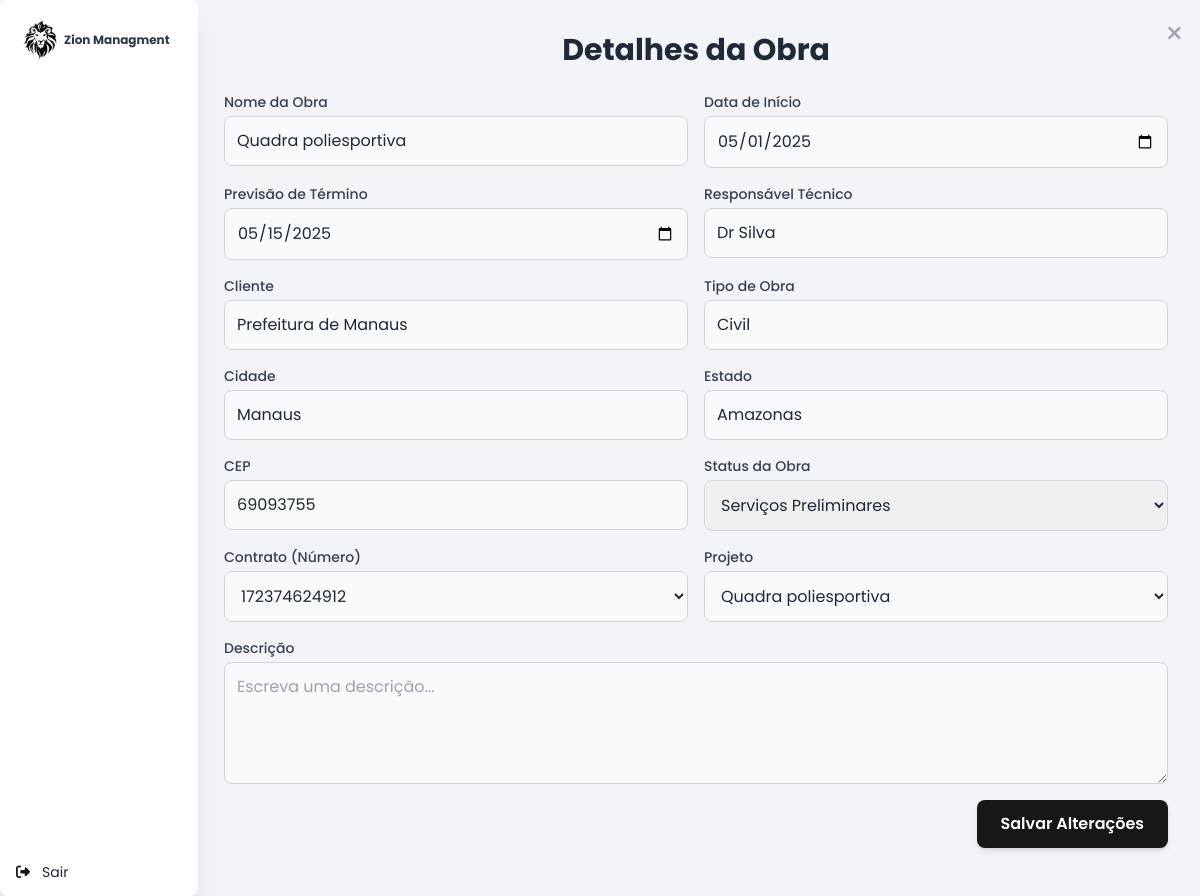
/Obras/detalhes.php?obra_id=10 (signed in), run on the app's committed database.
### tables this page shows
CREATE TABLE `obras` (
  `id` int(11) NOT NULL,
  `nome` varchar(255) NOT NULL,
  `descricao` text DEFAULT NULL,
  `tipo_obra` varchar(100) DEFAULT NULL,
  `data_inicio` date DEFAULT NULL,
  `data_previsao_fim` date DEFAULT NULL,
  `data_fim` date DEFAULT NULL,
  `custo_real` decimal(15,2) DEFAULT NULL,
  `endereco` varchar(255) DEFAULT NULL,
  `status_id` int(11) DEFAULT NULL,
  `cidade` varchar(100) DEFAULT NULL,
  `estado` varchar(100) DEFAULT NULL,
  `cep` varchar(20) DEFAULT NULL,
  `latitude` decimal(10,8) DEFAULT NULL,
  `longitude` decimal(11,8) DEFAULT NULL,
  `cliente` varchar(255) DEFAULT NULL,
  `responsavel_tecnico` varchar(255) DEFAULT NULL,
  `empresa_id` int(11) DEFAULT NULL,
  `contrato_id` int(11) DEFAULT NULL,
  `projeto_id` int(11) DEFAULT NULL,
  `criado_em` timestamp NOT NULL DEFAULT current_timestamp()
);

CREATE TABLE `contratos` (
  `id` int(11) NOT NULL,
  `numero_contrato` varchar(100) DEFAULT NULL,
  `numero_empenho` varchar(100) DEFAULT NULL,
  `cnpj_cliente` varchar(20) DEFAULT NULL,
  `nome_cliente` varchar(255) DEFAULT NULL,
  `endereco_cliente` text DEFAULT NULL,
  `telefone_cliente` varchar(20) DEFAULT NULL,
  `email_cliente` varchar(255) DEFAULT NULL,
  `valor_mensal` decimal(15,2) DEFAULT NULL,
  `valor_anual` decimal(15,2) DEFAULT NULL,
  `observacoes` text DEFAULT NULL,
  `empresa_id` int(11) DEFAULT NULL,
  `criado_em` timestamp NOT NULL DEFAULT current_timestamp()
);

CREATE TABLE `projetos` (
  `id` int(11) NOT NULL,
  `nome` varchar(255) NOT NULL,
  `descricao` text DEFAULT NULL,
  `valor` decimal(15,2) DEFAULT NULL,
  `data_inicio` date DEFAULT NULL,
  `data_fim` date DEFAULT NULL,
  `status_fk` int(11) DEFAULT NULL,
  `responsavel` varchar(255) DEFAULT NULL,
  `cliente_nome` varchar(255) DEFAULT NULL,
  `empresa_id` int(11) DEFAULT NULL,
  `criado_em` timestamp NOT NULL DEFAULT current_timestamp()
);

### Obras/detalhes.php (the view, shortened to what this page needs)
<?php
include '../layout/imports.php';
$host = 'localhost';
$dbname = 'axel_db';
$username = 'root';
$password = '';
$conn = new mysqli($host, $username, $password, $dbname);
$empresa_id = $_SESSION['empresa_id'];
$obra = null;
if (isset($_GET['obra_id'])) {
    $obra_id = intval($_GET['obra_id']);
    $stmt = $conn->prepare("SELECT * FROM obras WHERE id = ? AND empresa_id = ?");
    $stmt->bind_param("ii", $obra_id, $empresa_id);
    $stmt->execute();
    $result = $stmt->get_result();
    $obra = $result->fetch_assoc();
}
?>
<!DOCTYPE html>
<html lang="pt-BR">
<head>
    <script src="https://cdn.tailwindcss.com"></script>
</head>
<body class="bg-[#F2F4F7] min-h-screen flex">
    <?php include '../layout/sidemenu.php'; ?>
    <div class="w-full">
        <div class="relative p-8 animate-fadeIn">
            <button onclick="window.location.href = './index.php'" class="absolute top-4 right-4 text-gray-400 hover:text-gray-600 dark:hover:text-gray-300 text-3xl">
                &times;
            </button>
            <h2 class="text-3xl font-bold text-gray-800 dark:text-white mb-6 text-center">
                Detalhes da Obra
            </h2>
            <form method="POST" class="space-y-4">
                <div class="grid grid-cols-1 md:grid-cols-2 gap-4">
                    <div class="flex flex-col">
                        <label for="nome" class="text-gray-700 mb-1 text-sm font-medium">Nome da Obra</label>
                        <input type="text" id="nome" name="nome" required value="<?= isset($obra['nome']) ? htmlspecialchars($obra['nome']) : '' ?>"
                            class="w-full rounded-lg border border-gray-300 dark:border-gray-700 bg-gray-50 dark:bg-gray-800 p-3 text-gray-800 dark:text-gray-100 focus:outline-none focus:ring-2 focus:ring-primary focus:border-primary" />
                    </div>
                    <div class="flex flex-col">
                        <label for="data_inicio" class="text-gray-700 mb-1 text-sm font-medium">Data de Início</label>
                        <input type="date" id="data_inicio" name="data_inicio" required value="<?= isset($obra['data_inicio']) ? $obra['data_inicio'] : '' ?>"
                            class="w-full rounded-lg border border-gray-300 dark:border-gray-700 bg-gray-50 dark:bg-gray-800 p-3 text-gray-800 dark:text-gray-100 focus:outline-none focus:ring-2 focus:ring-primary focus:border-primary" />
                    </div>
                    <div class="flex flex-col">
                        <label for="data_previsao_fim" class="text-gray-700 mb-1 text-sm font-medium">Previsão de Término</label>
                        <input type="date" id="data_previsao_fim" name="data_previsao_fim" required value="<?= isset($obra['data_previsao_fim']) ? $obra['data_previsao_fim'] : '' ?>"
                            class="w-full rounded-lg border border-gray-300 dark:border-gray-700 bg-gray-50 dark:bg-gray-800 p-3 text-gray-800 dark:text-gray-100 focus:outline-none focus:ring-2 focus:ring-primary focus:border-primary" />
                    </div>
                    <div class="flex flex-col">
                        <label for="responsavel_tecnico" class="text-gray-700 mb-1 text-sm font-medium">Responsável Técnico</label>
                        <input type="text" id="responsavel_tecnico" name="responsavel_tecnico" required value="<?= isset($obra['responsavel_tecnico']) ? htmlspecialchars($obra['responsavel_tecnico']) : '' ?>"
                            class="w-full rounded-lg border border-gray-300 dark:border-gray-700 bg-gray-50 dark:bg-gray-800 p-3 text-gray-800 dark:text-gray-100 focus:outline-none focus:ring-2 focus:ring-primary focus:border-primary" />
                    </div>
                    <div class="flex flex-col">
                        <label for="cliente" class="text-gray-700 mb-1 text-sm font-medium">Cliente</label>
                        <input type="text" id="cliente" name="cliente" required value="<?= isset($obra['cliente']) ? htmlspecialchars($obra['cliente']) : '' ?>"
                            class="w-full rounded-lg border border-gray-300 dark:border-gray-700 bg-gray-50 dark:bg-gray-800 p-3 text-gray-800 dark:text-gray-100 focus:outline-none focus:ring-2 focus:ring-primary focus:border-primary" />
                    </div>
                    <div class="flex flex-col">
                        <label for="tipo_obra" class="text-gray-700 mb-1 text-sm font-medium">Tipo de Obra</label>
                        <input type="text" id="tipo_obra" name="tipo_obra" required value="<?= isset($obra['tipo_obra']) ? htmlspecialchars($obra['tipo_obra']) : '' ?>"
                            class="w-full rounded-lg border border-gray-300 dark:border-gray-700 bg-gray-50 dark:bg-gray-800 p-3 text-gray-800 dark:text-gray-100 focus:outline-none focus:ring-2 focus:ring-primary focus:border-primary" />
                    </div>
                    <div class="flex flex-col">
                        <label for="cidade" class="text-gray-700 mb-1 text-sm font-medium">Cidade</label>
                        <input type="text" id="cidade" name="cidade" required value="<?= isset($obra['cidade']) ? htmlspecialchars($obra['cidade']) : '' ?>"
                            class="w-full rounded-lg border border-gray-300 dark:border-gray-700 bg-gray-50 dark:bg-gray-800 p-3 text-gray-800 dark:text-gray-100 focus:outline-none focus:ring-2 focus:ring-primary focus:border-primary" />
                    </div>
                    <div class="flex flex-col">
                        <label for="estado" class="text-gray-700 mb-1 text-sm font-medium">Estado</label>
                        <input type="text" id="estado" name="estado" required value="<?= isset($obra['estado']) ? htmlspecialchars($obra['estado']) : '' ?>"
                            class="w-full rounded-lg border border-gray-300 dark:border-gray-700 bg-gray-50 dark:bg-gray-800 p-3 text-gray-800 dark:text-gray-100 focus:outline-none focus:ring-2 focus:ring-primary focus:border-primary" />
                    </div>
                    <div class="flex flex-col">
                        <label for="cep" class="text-gray-700 mb-1 text-sm font-medium">CEP</label>
                        <input type="text" id="cep" name="cep" required value="<?= isset($obra['cep']) ? htmlspecialchars($obra['cep']) : '' ?>"
                            class="w-full rounded-lg border border-gray-300 dark:border-gray-700 bg-gray-50 dark:bg-gray-800 p-3 text-gray-800 dark:text-gray-100 focus:outline-none focus:ring-2 focus:ring-primary focus:border-primary" />
                    </div>
                    <div class="flex flex-col">
                        <label for="status_id" class="text-gray-700 mb-1 text-sm font-medium">Status da Obra</label>
                        <select id="status_id" name="status_id" required
                            class="w-full rounded-lg border border-gray-300 p-3 text-gray-800 focus:outline-none focus:ring-2 focus:ring-primary">
                            <?php
                            $status_sql = "SELECT * FROM status_obras";
                            $status_result = $conn->query($status_sql);
                            while ($status_row = $status_result->fetch_assoc()) {
                                $selected = (isset($obra['status_id']) && $obra['status_id'] == $status_row['id']) ? 'selected' : '';
                                echo '<option value="' . $status_row['id'] . '" ' . $selected . '>' . $status_row['nome'] . '</option>';
                            }
                            ?>
                        </select>
                    </div>
                    <div class="flex flex-col">
                        <label for="contrato_id" class="text-gray-700 mb-1 text-sm font-medium">Contrato (Número)</label>
                        <select id="contrato_id" name="contrato_id" required
                            class="w-full rounded-lg border border-gray-300 dark:border-gray-700 bg-gray-50 dark:bg-gray-800 p-3 text-gray-800 dark:text-gray-100 focus:outline-none focus:ring-2 focus:ring-primary focus:border-primary">
                            <?php
                            $contratos_sql = "SELECT id, numero_contrato FROM contratos";
                            $contratos_result = $conn->query($contratos_sql);
                            while ($contrato_row = $contratos_result->fetch_assoc()) {
                                echo '<option value="' . $contrato_row['id'] . '" ' . (isset($obra['contrato_id']) && $obra['contrato_id'] == $contrato_row['id'] ? 'selected' : '') . '>' . $contrato_row['numero_contrato'] . '</option>';
                            }
                            ?>
                        </select>
                    </div>
                    <div class="flex flex-col">
                        <label for="projeto_id" class="text-gray-700 mb-1 text-sm font-medium">Projeto</label>
                        <select id="projeto_id" name="projeto_id"
                            class="w-full rounded-lg border border-gray-300 dark:border-gray-700 bg-gray-50 dark:bg-gray-800 p-3 text-gray-800 dark:text-gray-100 focus:outline-none focus:ring-2 focus:ring-primary focus:border-primary">
                            <?php
                            $projetos_sql = "SELECT id, nome FROM projetos";
                            $projetos_result = $conn->query($projetos_sql);
                            while ($projeto_row = $projetos_result->fetch_assoc()) {
                                echo '<option value="' . $projeto_row['id'] . '" ' . (isset($obra['projeto_id']) && $obra['projeto_id'] == $projeto_row['id'] ? 'selected' : '') . '>' . $projeto_row['nome'] . '</option>';
                            }
                            ?>
                        </select>
                    </div>
                </div>
                <div class="flex flex-col">
                    <label for="descricao" class="text-gray-700 mb-1 text-sm font-medium">Descrição</label>
                    <textarea id="descricao" name="descricao" rows="4" placeholder="Escreva uma descrição..."
                        class="w-full rounded-lg border border-gray-300 dark:border-gray-700 bg-gray-50 dark:bg-gray-800 p-3 text-gray-800 dark:text-gray-100 focus:outline-none focus:ring-2 focus:ring-primary focus:border-primary"><?= isset($obra['descricao']) ? htmlspecialchars($obra['descricao']) : '' ?></textarea>
                </div>
                <div class="flex justify-end">
                    <button type="submit" name="criar"
                        class="bg-primary hover:bg-primary-dark text-white font-semibold px-6 py-3 rounded-lg shadow-md hover:shadow-lg transition duration-300">
                        Salvar Alterações
                    </button>
                </div>
            </form>
        </div>
    </div>
</body>
</html>

### Obras/detalhes.php (style rules this page uses)
* { font-family: "Poppins", sans-serif; font-style: normal; }

### layout/sidemenu.php (style rules this page uses)
body { margin-left: 16%; }

### data on the page
obras: nome "Quadra poliesportiva", data_inicio "05/01/2025", data_previsao_fim "05/15/2025", responsavel_tecnico "Dr Silva", cliente "Prefeitura de Manaus", tipo_obra "Civil", cidade "Manaus", estado "Amazonas", cep "69093755", contrato_id "172374624912", projeto_id "Quadra poliesportiva"

### other printed values
form field status_id "Serviços Preliminares"
